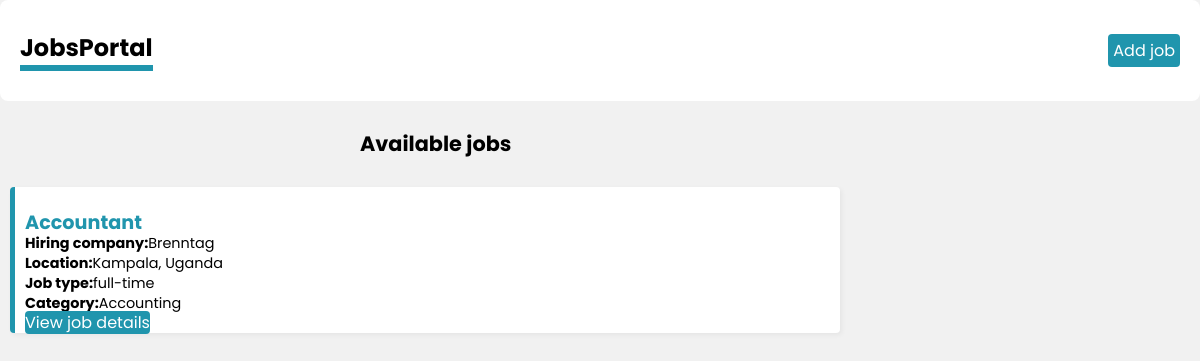
The app's page /jobs/, older data.
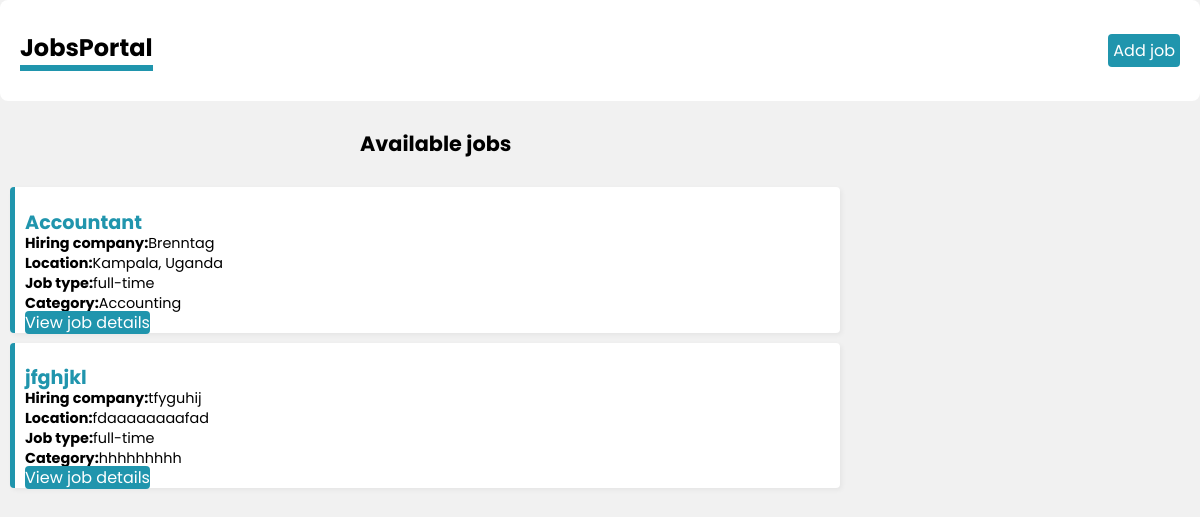
The same page, newer data.
### jobs/models.py (models this page shows, shortened)
class Jobs(models.Model):
    title = models.CharField(max_length=30,null=True)
    description = models.TextField(null=True)
    company = models.CharField(max_length=30,null=True)
    email = models.CharField(max_length=25,null=True)
    location = models.CharField(max_length=20,null=True)
    salary = models.CharField(max_length=30,null=True)
    jobtype = models.CharField(max_length=30,null=True)
    category = models.CharField(max_length=20,null=True)
    contact = models.CharField(max_length=14,null=True)
    qualifications = models.TextField(null=True)
    skills = models.TextField(null=True)
    experience = models.TextField(null=True)
    aboutus = models.TextField(null=True)
    applicationmethod = models.TextField(null=True)

### jobs/views.py (the view)
# urls.py: path('', include('jobs.urls'))
def jobs(request):
    jobs = Jobs.objects.all()
    return render(request, 'jobs.html',{
        'jobs':jobs
    })

### templates/jobs.html (shortened to what this page needs)
{% extends "navbar.html" %}
{% block content %}
<!DOCTYPE html>
<html lang="en">
<head>
</head>
<body>
    <h4 class="head">Available jobs</h4>
    {% for job in jobs %}
        <div class="job">
            <h4>{{job.title}}</h4>
            <p><strong>Hiring company:</strong>{{job.company}}</p>
            <p><strong>Location:</strong>{{job.location}}</p>
            <p><strong>Job type:</strong>{{job.jobtype}}</p>
            <p><strong>Category:</strong>{{job.category}}</p>
            <a href="{% url 'details' job.id %}">View job details</a>
        </div>
    {% endfor %}
</body>
</html>
{% endblock %}

Row changes from the older to the newer data that the page shows:
added Jobs: title "jfghjkl", company "tfyguhij", location "fdaaaaaaaafad", jobtype "full-time", category "hhhhhhhhh"
